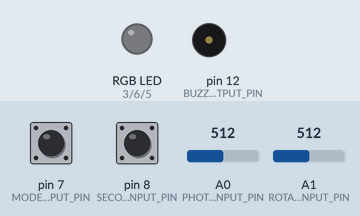
Recording of a sketch running on a simulated Arduino Uno, built with avr-gcc and run on an emulated ATmega328P. Parts: an RGB LED mixed from three pins (HIGH = lit), buzzer (waves = sounding). The test bench sets the inputs (shaded band); at power-on: A0 (PHOTOCELL_INPUT_PIN) = 512, pin 7 (MODE_BUTTON_INPUT_PIN) LOW, pin 8 (SECONDARY_BUTTON_INPUT_PIN) LOW, A1 (ROTATION_INPUT_PIN) = 512. Dim RGB values are drawn brighter than linear; random numbers use the default seed unless the sketch sets one; what the sketch prints to the serial monitor is not drawn.

Above: at 1.2 s.
1.3 s: A0 (PHOTOCELL_INPUT_PIN) set to 788
2.8 s: A0 (PHOTOCELL_INPUT_PIN) set to 801
At 3.58 s:
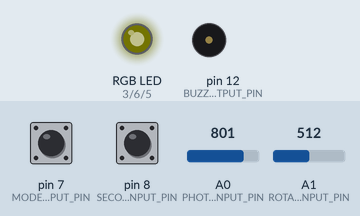
5.1 s: A0 (PHOTOCELL_INPUT_PIN) set to 900
At 5.7 s:
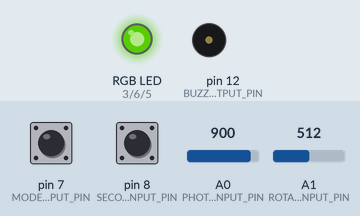
8.1 s: pin 7 (MODE_BUTTON_INPUT_PIN) pulled HIGH for 3.2 s
12.8 s: pin 7 (MODE_BUTTON_INPUT_PIN) pulled HIGH for 3.2 s
At 14.6 s:
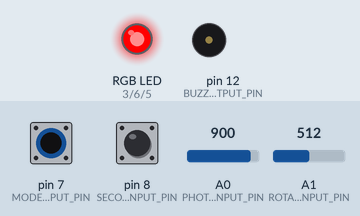
17.5 s: pin 7 (MODE_BUTTON_INPUT_PIN) pulled HIGH for 3.2 s
At 17.9 s:
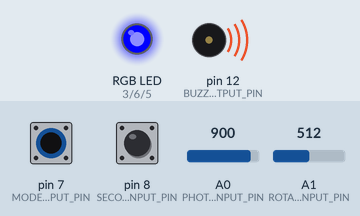
Timing chart, 0 to 29.4 s (numbered marks = the images above; inputs shaded):
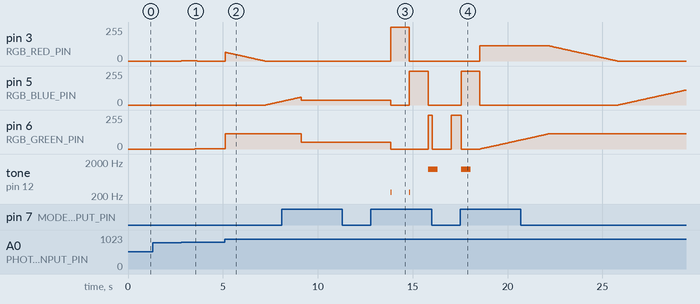

Measured:
- after the input at 2.8 s, pin 3 (RGB_RED_PIN): 0/255 → 1/255 at once, → 0/255 0.85 s later; pin 6 (RGB_GREEN_PIN): 0/255 → 1/255 after 0.72 s
- after the input at 5.1 s, pin 5 (RGB_BLUE_PIN): moves from 0/255 to 27/255 over 0.83 s, starting after 2.2 s; pin 6 (RGB_GREEN_PIN): 1/255 → 114/255 at once
- after the input at 12.8 s, pin 3 (RGB_RED_PIN): 0/255 → 255/255 after 1.0 s, → 0/255 1.0 s later; pin 5 (RGB_BLUE_PIN): 35/255 → 0/255 after 1.0 s, → 255/255 1.0 s later, → 0/255 1.0 s later
- after the input at 17.5 s, tone on pin 12 (BUZZER_OUTPUT_PIN): silent → 1210 Hz after 0.05 s, → silent 0.51 s later

The sketch:

nightlight.ino
```cpp
// Author: Ryan Le
// No AI code used

// Used code from Physical Computing Textbook
// Sections used:
// Debouncing switches: https://makeabilitylab.github.io/physcomp/arduino/#lesson-3-debouncing-switches
// RGB LED and hue library: https://makeabilitylab.github.io/physcomp/arduino/rgb-led.html
// Piano lesson: https://makeabilitylab.github.io/physcomp/arduino/piano.html
// Crossfading RGB LEDs: https://makeabilitylab.github.io/physcomp/arduino/rgb-led-fade.html

#include "src/RGBConverter/RGBConverter.h"

// circuit settings
const boolean COMMON_ANODE = false;
const boolean PHOTOCELL_IS_R2_IN_VOLTAGE_DIVIDER = true; // set false if photocell is R1

// pin settings
const int RGB_RED_PIN = 3;
const int RGB_GREEN_PIN  = 6;
const int RGB_BLUE_PIN  = 5;
const int PHOTOCELL_INPUT_PIN = A0;
const int MODE_BUTTON_INPUT_PIN = 7;
const int SECONDARY_BUTTON_INPUT_PIN = 8;
const int ROTATION_INPUT_PIN = A1;
const int BUZZER_OUTPUT_PIN = 12;

// photocell sensor settings
const int MIN_PHOTOCELL_VAL = 800; // turn on LED
const int MAX_PHOTOCELL_VAL = 1023; // fully on value

// LED settings
const int DELAY_INTERVAL = 5; // interval in ms between incrementing hues
const byte MAX_RGB_VALUE = 255;
float _hue = 0; //hue varies between 0 - 1
float _step = 0.001f;
RGBConverter _rgbConverter;

// button mode settings
boolean hasModePressedRecently = false;
const int DEBOUNCE_WINDOW = 40;
int _modePrevRawButtonVal = LOW;
int _modeDebouncedButtonVal = LOW;
unsigned long _modeButtonStateChangeTimestamp = 0;  // the last time the input pin was toggled

// rotation lock button settings
boolean hasLockPressedRecently = false;
int _lockPrevRawButtonVal = LOW;
int _lockDebouncedButtonVal = LOW;
unsigned long _lockButtonStateChangeTimestamp = 0;  // the last time the input pin was toggled
boolean isLocked = false;

// rotation range
const int MAX_VOUT = 1000;
const int MIN_VOUT = 100;

// general settings
const float MAX_MODES = 3;
int currentMode = 1;


// game settings
boolean isInGame = false;


void setup() {
  pinMode(RGB_RED_PIN, OUTPUT);
  pinMode(RGB_GREEN_PIN, OUTPUT);
  pinMode(RGB_BLUE_PIN, OUTPUT);
  pinMode(PHOTOCELL_INPUT_PIN, INPUT);
  pinMode(MODE_BUTTON_INPUT_PIN, INPUT);
  pinMode(SECONDARY_BUTTON_INPUT_PIN, INPUT);
  pinMode(BUZZER_OUTPUT_PIN, OUTPUT);

  Serial.begin(9600);
}

void loop() {
  updateMode();
  Serial.print("mode ");
  Serial.println(currentMode);

  if (currentMode == 1) {
    updatePhotocell();
  } else if (currentMode == 2) {
    updateRotation();
  } else if (currentMode == 3) {
    updateGame();
  }

  // Serial.print(currentMode);
  // Serial.print(",");
  // Serial.println(_leftDebouncedButtonVal);
}

void updatePhotocell() {
  // Read the photo-sensitive resistor value. If you have the photocell resistor hooked
  // up as Rtop in the voltage divider (that is, one leg of the photocell is connected to 5V),
  // then higher values correspond to brightness. If you have the photocell hooked up as Rbottom
  // in the voltage divider (that is, one leg of the photocell is connected to GND), then
  // higher values correspond to darkness.
  float photocellValue = analogRead(PHOTOCELL_INPUT_PIN);

  // Convert current hue, saturation, and lightness to RGB
  // The library assumes hue, saturation, and lightness range from 0 - 1
  // and that RGB ranges from 0 - 255
  // If lightness is equal to 1, then the RGB LED will be white
  byte rgb[3];

  // Remap the value for output.
  float lightness = map(photocellValue, MIN_PHOTOCELL_VAL, MAX_PHOTOCELL_VAL, 0, 500) * 0.001;
  if (lightness < 0) lightness = 0;
  if (lightness > 500) lightness = 1023;


  float saturation = 1;
  _rgbConverter.hslToRgb(_hue, saturation, lightness, rgb);

  setColor(rgb[0], rgb[1], rgb[2]);

  // update hue based on step size
  _hue += _step;

  // hue ranges between 0-1, so if > 1, reset to 0
  if(_hue > 1.0){
    _hue = 0;
  }


  delay(DELAY_INTERVAL);

  // Print the raw photocell value and the converted led value (e,g., for Serial
  // Console and Serial Plotter)]
  // Serial.print(currentMode);
  // Serial.print(",");

  Serial.print(photocellValue);
  Serial.print(",");
  Serial.println(lightness);
}


/**
 * setColor takes in values between 0 - 255 for the amount of red, green, and blue, respectively
 * where 255 is the maximum amount of that color and 0 is none of that color. You can illuminate
 * all colors by intermixing different combinations of red, green, and blue.
 *
 * This function is based on https://gist.github.com/jamesotron/766994
 *
 */
void setColor(int red, int green, int blue)
{
  // If a common anode LED, invert values
  if(COMMON_ANODE == true){
    red = MAX_RGB_VALUE - red;
    green = MAX_RGB_VALUE - green;
    blue = MAX_RGB_VALUE - blue;
  }
  analogWrite(RGB_RED_PIN, red);
  analogWrite(RGB_GREEN_PIN, green);
  analogWrite(RGB_BLUE_PIN, blue);
}


// NOTE: I could re-implement this code as a class but unfortunately I do not have the time with the confidence to do it correctly.


void updateMode() {
  // Read the button value. We assume a pull-down resistor button configuration so
  // the button will be HIGH when pressed and LOW when not pressed
  int rawButtonVal = digitalRead(MODE_BUTTON_INPUT_PIN);

  // If the button state has changed since the last reading, grab timestamp
  // This state change may be due to a legitimate user action or noise
  if(rawButtonVal != _modePrevRawButtonVal){
    _modeButtonStateChangeTimestamp = millis();
  }

  if((millis() - _modeButtonStateChangeTimestamp) >= DEBOUNCE_WINDOW){
    // If we're here, then the button state hasn't changed for at least DEBOUNCE_WINDOW
    // So, we must be in a steady state
    _modeDebouncedButtonVal = rawButtonVal;

    if (!hasModePressedRecently && _modeDebouncedButtonVal  && (millis() - _modeButtonStateChangeTimestamp) >= 1000) {
      hasModePressedRecently = true;
      isLocked = false;
      noTone(BUZZER_OUTPUT_PIN);
      isInGame = false;
      _hue = 0;
      currentMode++;

    } else if (!_modeDebouncedButtonVal) {
      hasModePressedRecently = false;
    }

    if (currentMode > MAX_MODES) {
      currentMode = 1;
    }

  }

  _modePrevRawButtonVal = rawButtonVal;
}


void updateLock() {
  int rawButtonVal = digitalRead(SECONDARY_BUTTON_INPUT_PIN);

  if(rawButtonVal != _lockPrevRawButtonVal){
    _lockButtonStateChangeTimestamp = millis();
  }

  if((millis() - _lockButtonStateChangeTimestamp) >= DEBOUNCE_WINDOW){
    _lockDebouncedButtonVal = rawButtonVal;

    if (!hasLockPressedRecently && _lockDebouncedButtonVal) {
      hasLockPressedRecently = true;
      isLocked = !isLocked;
    } else if (!_lockDebouncedButtonVal) {
      hasLockPressedRecently = false;
    }
  }

  // Serial.println(isLocked);

  _lockPrevRawButtonVal = rawButtonVal;
}

void updateRotation() {

  updateLock();
  // Serial.println(isLocked);
  if (isLocked) return;

  int vOut = analogRead(ROTATION_INPUT_PIN);

  double rotationHue = map(vOut, MIN_VOUT, MAX_VOUT, 0, 100) * 0.01;
  float saturation = 1;
  float lightness = 0.1;

  if (rotationHue < 0) rotationHue = 0;

  Serial.print(vOut);
  Serial.print(",");
  Serial.println(rotationHue);

  byte rgb[3];
  _rgbConverter.hslToRgb(rotationHue, saturation, lightness, rgb);
  setColor(rgb[0], rgb[1], rgb[2]);
  delay(DELAY_INTERVAL);
}


int currentColorIndex = 0;

void updateGame() {

  // red high low low
  // green low high low
  // blue low low high;

  int colors[][3] = {{255, 0, 0}, {0, 255, 0}, {0, 0, 255}};

  if (!isInGame) {
    tone(BUZZER_OUTPUT_PIN, 262, 20);
    setColor(colors[0][0], colors[0][1], colors[0][2]);
    delay(1000);

    tone(BUZZER_OUTPUT_PIN, 262, 20);
    setColor(colors[2][0], colors[2][1], colors[2][2]);
    delay(1000);

    tone(BUZZER_OUTPUT_PIN, 1210, 500);
    setColor(colors[1][0], colors[1][1], colors[1][2]);

    delay(200);
    setColor(0, 0, 0);
    delay(1000);

    currentColorIndex = random(3);
    setColor(colors[currentColorIndex][0], colors[currentColorIndex][1], colors[currentColorIndex][2]);

    isInGame = true;

  }

  // left red
  // right green
  // both blue

  boolean leftButtonValue = isLeftPressed();
  boolean rightButtonValue = isRightPressed();
  boolean isRed = currentColorIndex == 0;
  boolean isGreen = currentColorIndex == 1;
  boolean isBlue = currentColorIndex == 2;

  boolean isCorrectAnswer = (leftButtonValue && rightButtonValue && isBlue) || (leftButtonValue && isRed) || (rightButtonValue && isGreen);

  if (isCorrectAnswer) {
    tone(BUZZER_OUTPUT_PIN, 1210, 500);
    currentColorIndex = random(3);
    setColor(colors[currentColorIndex][0], colors[currentColorIndex][1], colors[currentColorIndex][2]);
  }

}

int _leftPrevRawButtonVal = LOW;
int _leftDebouncedButtonVal = LOW;
unsigned long _leftButtonStateChangeTimestamp = 0;  // the last time the input pin was toggled
boolean isLeftPressed() {

  int rawButtonVal = digitalRead(SECONDARY_BUTTON_INPUT_PIN);

  if(rawButtonVal != _leftPrevRawButtonVal){
    _leftButtonStateChangeTimestamp = millis();
  }

  if((millis() - _leftButtonStateChangeTimestamp) >= DEBOUNCE_WINDOW){
    _leftDebouncedButtonVal = rawButtonVal;
  }

  _leftPrevRawButtonVal = rawButtonVal;
  return _leftDebouncedButtonVal == HIGH;
}

int _rightPrevRawButtonVal = LOW;
int _rightDebouncedButtonVal = LOW;
unsigned long _rightButtonStateChangeTimestamp = 0;  // the last time the input pin was toggled
boolean isRightPressed() {

  int rawButtonVal = digitalRead(MODE_BUTTON_INPUT_PIN);

  if(rawButtonVal != _rightPrevRawButtonVal){
    _rightButtonStateChangeTimestamp = millis();
  }

  if((millis() - _rightButtonStateChangeTimestamp) >= DEBOUNCE_WINDOW){
    _rightDebouncedButtonVal = rawButtonVal;
  }

  _rightPrevRawButtonVal = rawButtonVal;
  return _rightDebouncedButtonVal == HIGH;
}
```

RGBConverter.cpp
```cpp
/*
 * RGBConverter.h - Arduino library for converting between RGB, HSV and HSL
 *
 * Ported from the Javascript at http://mjijackson.com/2008/02/rgb-to-hsl-and-rgb-to-hsv-color-model-conversion-algorithms-in-javascript
 * The hard work was Michael's, all the bugs are mine.
 *
 * Robert Atkins, December 2010 (ratkins_at_fastmail_dot_fm).
 *
 * https://github.com/ratkins/RGBConverter
 *
 */
#include "RGBConverter.h"

/**
 * Converts an RGB color value to HSL. Conversion formula
 * adapted from http://en.wikipedia.org/wiki/HSL_color_space.
 * Assumes r, g, and b are contained in the set [0, 255] and
 * returns h, s, and l in the set [0, 1].
 *
 * @param   Number  r       The red color value
 * @param   Number  g       The green color value
 * @param   Number  b       The blue color value
 * @return  Array           The HSL representation
 */
void RGBConverter::rgbToHsl(byte r, byte g, byte b, double hsl[]) {
    double rd = (double) r/255;
    double gd = (double) g/255;
    double bd = (double) b/255;
    double max = threeway_max(rd, gd, bd);
    double min = threeway_min(rd, gd, bd);
    double h, s, l = (max + min) / 2;

    if (max == min) {
        h = s = 0; // achromatic
    } else {
        double d = max - min;
        s = l > 0.5 ? d / (2 - max - min) : d / (max + min);
        if (max == rd) {
            h = (gd - bd) / d + (gd < bd ? 6 : 0);
        } else if (max == gd) {
            h = (bd - rd) / d + 2;
        } else if (max == bd) {
            h = (rd - gd) / d + 4;
        }
        h /= 6;
    }
    hsl[0] = h;
    hsl[1] = s;
    hsl[2] = l;
}

/**
 * Converts an HSL color value to RGB. Conversion formula
 * adapted from http://en.wikipedia.org/wiki/HSL_color_space.
 * Assumes h, s, and l are contained in the set [0, 1] and
 * returns r, g, and b in the set [0, 255].
 *
 * @param   Number  h       The hue
 * @param   Number  s       The saturation
 * @param   Number  l       The lightness
 * @return  Array           The RGB representation
 */
void RGBConverter::hslToRgb(double h, double s, double l, byte rgb[]) {
    double r, g, b;

    if (s == 0) {
        r = g = b = l; // achromatic
    } else {
        double q = l < 0.5 ? l * (1 + s) : l + s - l * s;
        double p = 2 * l - q;
        r = RGBConverter::hue2rgb(p, q, h + 1/3.0);
        g = RGBConverter::hue2rgb(p, q, h);
        b = RGBConverter::hue2rgb(p, q, h - 1/3.0);
    }

    rgb[0] = r * 255;
    rgb[1] = g * 255;
    rgb[2] = b * 255;
}

/**
 * Converts an RGB color value to HSV. Conversion formula
 * adapted from http://en.wikipedia.org/wiki/HSV_color_space.
 * Assumes r, g, and b are contained in the set [0, 255] and
 * returns h, s, and v in the set [0, 1].
 *
 * @param   Number  r       The red color value
 * @param   Number  g       The green color value
 * @param   Number  b       The blue color value
 * @return  Array           The HSV representation
 */
void RGBConverter::rgbToHsv(byte r, byte g, byte b, double hsv[]) {
    double rd = (double) r/255;
    double gd = (double) g/255;
    double bd = (double) b/255;
    double max = threeway_max(rd, gd, bd), min = threeway_min(rd, gd, bd);
    double h, s, v = max;

    double d = max - min;
    s = max == 0 ? 0 : d / max;

    if (max == min) {
        h = 0; // achromatic
    } else {
        if (max == rd) {
            h = (gd - bd) / d + (gd < bd ? 6 : 0);
        } else if (max == gd) {
            h = (bd - rd) / d + 2;
        } else if (max == bd) {
            h = (rd - gd) / d + 4;
        }
        h /= 6;
    }

    hsv[0] = h;
    hsv[1] = s;
    hsv[2] = v;
}

/**
 * Converts an HSV color value to RGB. Conversion formula
 * adapted from http://en.wikipedia.org/wiki/HSV_color_space.
 * Assumes h, s, and v are contained in the set [0, 1] and
 * returns r, g, and b in the set [0, 255].
 *
 * @param   Number  h       The hue
 * @param   Number  s       The saturation
 * @param   Number  v       The value
 * @return  Array           The RGB representation
 */
void RGBConverter::hsvToRgb(double h, double s, double v, byte rgb[]) {
    double r, g, b;

    int i = int(h * 6);
    double f = h * 6 - i;
    double p = v * (1 - s);
    double q = v * (1 - f * s);
    double t = v * (1 - (1 - f) * s);

    switch(i % 6){
        case 0: r = v, g = t, b = p; break;
        case 1: r = q, g = v, b = p; break;
        case 2: r = p, g = v, b = t; break;
        case 3: r = p, g = q, b = v; break;
        case 4: r = t, g = p, b = v; break;
        case 5: r = v, g = p, b = q; break;
    }

    rgb[0] = r * 255;
    rgb[1] = g * 255;
    rgb[2] = b * 255;
}

double RGBConverter::threeway_max(double a, double b, double c) {
    return max(a, max(b, c));
}

double RGBConverter::threeway_min(double a, double b, double c) {
    return min(a, min(b, c));
}

double RGBConverter::hue2rgb(double p, double q, double t) {
    if(t < 0) t += 1;
    if(t > 1) t -= 1;
    if(t < 1/6.0) return p + (q - p) * 6 * t;
    if(t < 1/2.0) return q;
    if(t < 2/3.0) return p + (q - p) * (2/3.0 - t) * 6;
    return p;
}
```

RGBConverter.h
```cpp
/*
 * RGBConverter.h - Arduino library for converting between RGB, HSV and HSL
 *
 * Ported from the Javascript at http://mjijackson.com/2008/02/rgb-to-hsl-and-rgb-to-hsv-color-model-conversion-algorithms-in-javascript
 * The hard work was Michael's, all the bugs are mine.
 *
 * Robert Atkins, December 2010 (ratkins_at_fastmail_dot_fm).
 *
 * https://github.com/ratkins/RGBConverter
 *
 */
#ifndef RGBConverter_h
#define RGBConverter_h

#if (ARDUINO >= 100)
 #include <Arduino.h>
#else
 #include <Arduino.h>
#endif

class RGBConverter {

public:
    /**
     * Converts an RGB color value to HSL. Conversion formula
     * adapted from http://en.wikipedia.org/wiki/HSL_color_space.
     * Assumes r, g, and b are contained in the set [0, 255] and
     * returns h, s, and l in the set [0, 1].
     *
     * @param   byte    r       The red color value
     * @param   byte    g       The green color value
     * @param   byte    b       The blue color value
     * @param   double  hsl[]   The HSL representation
     */
    void rgbToHsl(byte r, byte g, byte b, double hsl[]);

    /**
     * Converts an HSL color value to RGB. Conversion formula
     * adapted from http://en.wikipedia.org/wiki/HSL_color_space.
     * Assumes h, s, and l are contained in the set [0, 1] and
     * returns r, g, and b in the set [0, 255].
     *
     * @param   double  h       The hue
     * @param   double  s       The saturation
     * @param   double  l       The lightness
     * @return  byte    rgb[]   The RGB representation
     */
    void hslToRgb(double h, double s, double l, byte rgb[]);

    /**
     * Converts an RGB color value to HSV. Conversion formula
     * adapted from http://en.wikipedia.org/wiki/HSV_color_space.
     * Assumes r, g, and b are contained in the set [0, 255] and
     * returns h, s, and v in the set [0, 1].
     *
     * @param   byte  r       The red color value
     * @param   byte  g       The green color value
     * @param   byte  b       The blue color value
     * @return  double hsv[]  The HSV representation
     */
    void rgbToHsv(byte r, byte g, byte b, double hsv[]);

    /**
     * Converts an HSV color value to RGB. Conversion formula
     * adapted from http://en.wikipedia.org/wiki/HSV_color_space.
     * Assumes h, s, and v are contained in the set [0, 1] and
     * returns r, g, and b in the set [0, 255].
     *
     * @param   double  h       The hue
     * @param   double  s       The saturation
     * @param   double  v       The value
     * @return  byte    rgb[]   The RGB representation
     */
    void hsvToRgb(double h, double s, double v, byte rgb[]);

private:
    double threeway_max(double a, double b, double c);
    double threeway_min(double a, double b, double c);
    double hue2rgb(double p, double q, double t);
};

#endif
```
